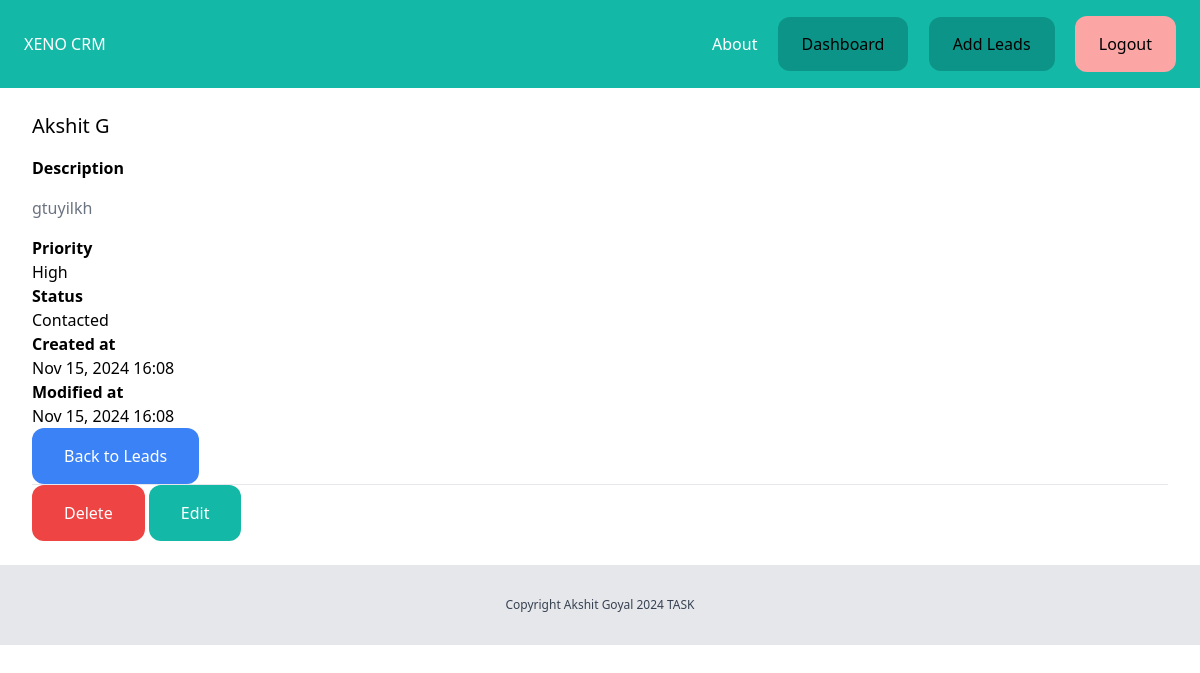
Screenshot of /leads/9/ (signed in) with the database file from the repository.
### lead/models.py (models this page shows, shortened)
class Lead(models.Model):
    LOW = 'low'
    MEDIUM = 'medium'
    HIGH = 'high'
    CHOICES_PRIORITY = (
        (LOW, 'Low'),
        (MEDIUM, 'Medium'),
        (HIGH, 'High'),
    )
    NEW = 'new'
    CONTACTED = 'contacted'
    WON = 'won'
    LOST = 'lost'
    CHOICES_STATUS = (
        (NEW, 'New'),
        (CONTACTED, 'Contacted'),
        (WON, 'Won'),
        (LOST, 'Lost'),
    )
    status = models.CharField(max_length=10, choices=CHOICES_STATUS,default=NEW)
    priority = models.CharField(max_length=10, choices=CHOICES_PRIORITY,default=MEDIUM)
    created_by = models.ForeignKey(User, related_name='leads', on_delete=models.CASCADE)
    created_at = models.DateTimeField(auto_now_add=True)
    modified_at = models.DateTimeField(auto_now=True)
    name = models.CharField(max_length=255)
    email = models.EmailField()
    description = models.TextField(blank=True, null=True)

### lead/views.py (the view)
# urls.py: path('<int:pk>/', views.leads_detail, name='leads_detail'),
@login_required
def leads_detail(request, pk):
    lead = get_object_or_404(Lead, created_by=request.user, pk=pk)
    return render(request, 'lead/leads_details.html', {'lead': lead})

### lead/templates/lead/leads_details.html (shortened to what this page needs)
{% extends 'core/base.html' %}
{% block content %}
    <div class="py-6 px-8">
        <h1 class="mb-4 text-xl">{{ lead.name }}</h1>
        {% if lead.description %}
            <p class="mb-4 font-semibold">Description</p>
            <p class="mb-4 text-gray-500">{{ lead.description }}</p>
        {% endif %}
        <p class="font-semibold">Priority</p>
        <p>{{lead.get_priority_display}}</p>
        <p class = "font-semibold">Status</p>
        <p>{{lead.get_status_display}}</p>
        <p class = "font-semibold">Created at</p>
        <p>{{lead.created_at|date:"M d, Y H:i"}}</p>
        <p class = "font-semibold">Modified at</p>
        <p>{{lead.modified_at|date:"M d, Y H:i"}}</p>
        <a href="{% url 'leads_list' %}" class="inline-block py-4 px-8 bg-blue-500 text-white rounded-xl">Back to Leads</a>
        <hr>
        <a href="{% url 'leads_delete' lead.id %}" class="inline-block py-4 px-8 bg-red-500 text-white rounded-xl">Delete</a>
        <a href="{% url 'leads_edit' lead.id %}" class="inline-block py-4 px-8 bg-teal-500 text-white rounded-xl">Edit</a>
    </div>
{% endblock %}

### rows the page displays
Lead: name "Akshit G", description "gtuyilkh", priority "High", status "Contacted", created_at "Nov 15, 2024 16:08", modified_at "Nov 15, 2024 16:08"
